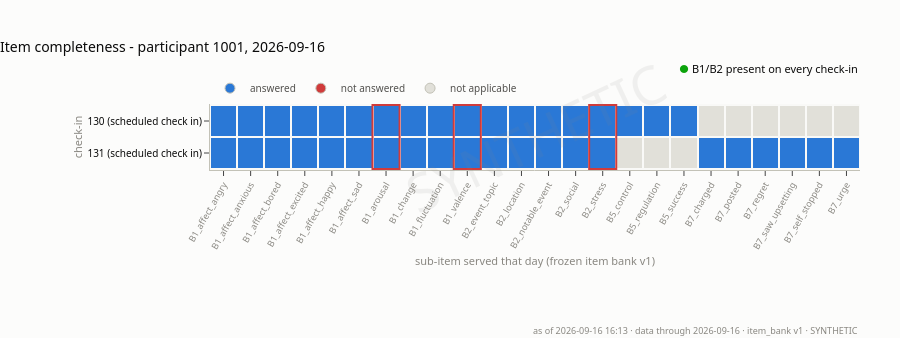

Notebook code cell kept with this figure:
### Markdown cell above
## 3C - Item completeness

### Code cell
# One row per check-in that day, one column per sub-item actually served, three
# states: answered, not answered, and not applicable (a branching gate closed,
# which is not a failure).
# B1_valence, B1_arousal and B2_stress are ringed in red because they feed
# calculate_mssd: a check-in missing them produces no decision point at all,
# which is a hole in the trial rather than a data-quality note.
# Both of 1001's check-ins are 100% complete on the served set; the 9
# not-applicable cells are the B4-B7 rotation differing between the two.
plot_completeness_matrix(TIMELINE_USER, TIMELINE_DATE)

### Figure 1 — Plotly figure (JSON) as saved in the notebook; plotly's stock layout.template omitted (floating-point values rounded to 4 significant figures)
{"data": [{"colorscale": [[0, "#2a78d6"], [0.33, "#2a78d6"], [0.34, "#d03b3b"], [0.66, "#d03b3b"], [0.67, "#e1e0d9"], [1, "#e1e0d9"]], "hovertemplate": "%{y}<br>%{x}<br>%{text}<extra></extra>", "showscale": false, "text": [["answered", "answered", "answered", "answered", "answered", "answered", "answered", "answered", "answered", "answered", "answered", "answered", "answered", "answered", "answered", "answered", "answered", "answered", "not applicable", "not applicable", "not applicable", "not applicable", "not applicable", "not applicable"], ["answered", "answered", "answered", "answered", "answered", "answered", "answered", "answered", "answered", "answered", "answered", "answered", "answered", "answered", "answered", "not applicable", "not applicable", "not applicable", "answered", "answered", "answered", "answered", "answered", "answered"]], "type": "heatmap", "x": ["B1_affect_angry", "B1_affect_anxious", "B1_affect_bored", "B1_affect_excited", "B1_affect_happy", "B1_affect_sad", "B1_arousal", "B1_change", "B1_fluctuation", "B1_valence", "B2_event_topic", "B2_location", "B2_notable_event", "B2_social", "B2_stress", "B5_control", "B5_regulation", "B5_success", "B7_charged", "B7_posted", "B7_regret", "B7_saw_upsetting", "B7_self_stopped", "B7_urge"], "xgap": 2, "y": ["130 (scheduled check in)", "131 (scheduled check in)"], "ygap": 2, "z": [[0, 0, 0, 0, 0, 0, 0, 0, 0, 0, 0, 0, 0, 0, 0, 0, 0, 0, 2, 2, 2, 2, 2, 2], [0, 0, 0, 0, 0, 0, 0, 0, 0, 0, 0, 0, 0, 0, 0, 2, 2, 2, 0, 0, 0, 0, 0, 0]], "zmax": 2, "zmin": 0}, {"marker": {"color": "#2a78d6", "line": {"color": "#c3c2b7", "width": 1}, "size": 10}, "mode": "markers", "name": "answered", "showlegend": true, "type": "scatter", "x": [null], "y": [null]}, {"marker": {"color": "#d03b3b", "line": {"color": "#c3c2b7", "width": 1}, "size": 10}, "mode": "markers", "name": "not answered", "showlegend": true, "type": "scatter", "x": [null], "y": [null]}, {"marker": {"color": "#e1e0d9", "line": {"color": "#c3c2b7", "width": 1}, "size": 10}, "mode": "markers", "name": "not applicable", "showlegend": true, "type": "scatter", "x": [null], "y": [null]}], "layout": {"annotations": [{"font": {"color": "#898781", "family": "system-ui, -apple-system, \"Segoe UI\", sans-serif", "size": 9}, "showarrow": false, "text": "as of 2026-09-16 16:13 · data through 2026-09-16 · item_bank v1 · SYNTHETIC", "x": 1, "xanchor": "right", "xref": "paper", "y": 0, "yanchor": "top", "yref": "paper", "yshift": -152}, {"font": {"color": "#898781", "family": "system-ui, -apple-system, \"Segoe UI\", sans-serif", "size": 53}, "opacity": 0.1, "showarrow": false, "text": "SYNTHETIC", "textangle": -25, "x": 0.5, "xref": "paper", "y": 0.5, "yref": "paper"}, {"font": {"color": "#0b0b0b", "family": "system-ui, -apple-system, \"Segoe UI\", sans-serif", "size": 11}, "showarrow": false, "text": "<span style='color:#0ca30c'>●</span> B1/B2 present on every check-in", "x": 1, "xanchor": "right", "xref": "paper", "y": 1, "yanchor": "bottom", "yref": "paper", "yshift": 26}], "font": {"color": "#52514e", "family": "system-ui, -apple-system, \"Segoe UI\", sans-serif", "size": 12}, "height": 338, "hoverlabel": {"bgcolor": "#fcfcfb", "font": {"color": "#0b0b0b", "family": "system-ui, -apple-system, \"Segoe UI\", sans-serif"}}, "legend": {"font": {"color": "#52514e", "size": 10}, "orientation": "h", "x": 0, "y": 1.02, "yanchor": "bottom"}, "margin": {"b": 168, "l": 210, "r": 40, "t": 104}, "paper_bgcolor": "#fcfcfb", "plot_bgcolor": "#f9f9f7", "shapes": [{"fillcolor": "rgba(0,0,0,0)", "line": {"color": "#d03b3b", "width": 2}, "type": "rect", "x0": 8.5, "x1": 9.5, "y0": -0.5, "y1": 1.5}, {"fillcolor": "rgba(0,0,0,0)", "line": {"color": "#d03b3b", "width": 2}, "type": "rect", "x0": 5.5, "x1": 6.5, "y0": -0.5, "y1": 1.5}, {"fillcolor": "rgba(0,0,0,0)", "line": {"color": "#d03b3b", "width": 2}, "type": "rect", "x0": 13.5, "x1": 14.5, "y0": -0.5, "y1": 1.5}], "showlegend": true, "title": {"font": {"color": "#0b0b0b", "size": 14}, "text": "Item completeness - participant 1001, 2026-09-16", "x": 0, "xanchor": "left"}, "xaxis": {"linecolor": "#c3c2b7", "showgrid": false, "tickangle": -60, "tickfont": {"color": "#898781", "size": 9}, "title": {"font": {"color": "#898781", "size": 11}, "text": "sub-item served that day (frozen item bank v1)"}, "zeroline": false}, "yaxis": {"autorange": "reversed", "linecolor": "#c3c2b7", "showgrid": false, "tickfont": {"color": "#0b0b0b", "size": 10}, "title": {"font": {"color": "#898781", "size": 11}, "text": "check-in"}, "zeroline": false}}}
